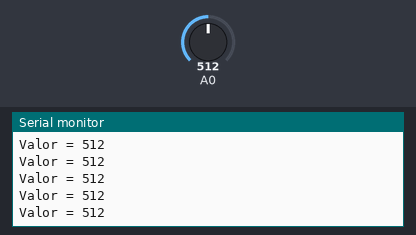
The sketch below on a simulated Arduino Uno, built with avr-gcc and run on an emulated ATmega328P. Parts: the last lines printed to the serial monitor. The test bench sets the inputs (shaded band); at power-on: A0 = 512.

Above: at 1.2 s.
1.3 s: A0 set to 716
At 1.68 s:
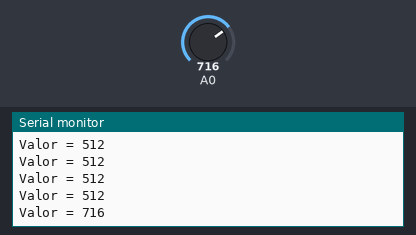
2.8 s: A0 set to 900
At 2.93 s:
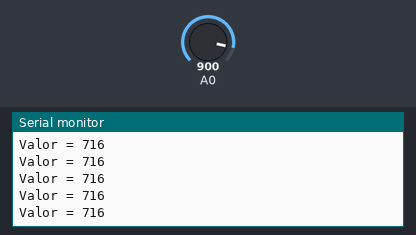
Timing chart, 0 to 5.8 s (numbered marks = the images above; inputs shaded):
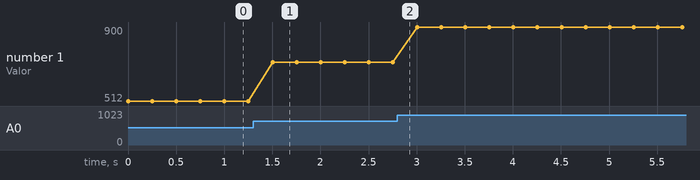

Measured:
- after the input at 1.3 s, the serial monitor: prints a new line after 0.20 s (image 1)
- plotted number 1: 512 → 716 after the input at 1.3 s, 716 → 900 after the input at 2.8 s

The sketch:

swanky_allis1.ino
```cpp
// C++ code
//
int valor;
void setup()
{
  Serial.begin(9600); // Necessita disso
}

void loop()
{
  valor = analogRead(A0); // Ler o valor do pino analógico
  Serial.print("Valor = "); // serial.print imprime no terminal serial
  Serial.println(valor); // imprime a tensão
  delay(250);
}
```
